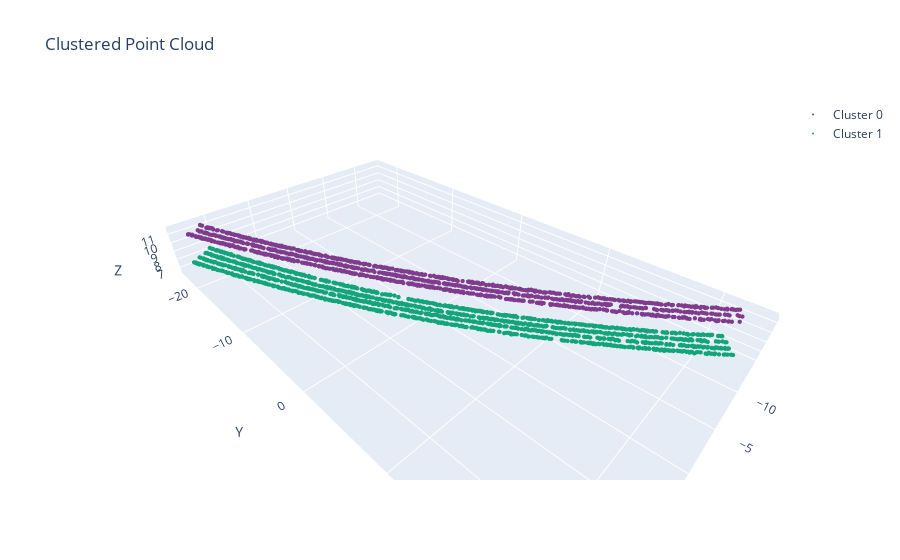

The cell this chart's notebook holds for it:
### Code cell
plot_clusters_3d(points3d, hdbscan_labels)

### Figure 1 — Plotly figure (JSON) as saved in the notebook; plotly's stock layout.template omitted (floating-point values rounded to 4 significant figures; data arrays with more than 128 entries replaced by an {"elided": "..."} marker saying what was removed)
{"data": [{"marker": {"color": "rgb(127, 60, 141)", "size": 1.5}, "mode": "markers", "name": "Cluster 0", "type": "scatter3d", "x": {"elided": "1230 float values"}, "y": {"elided": "1230 float values"}, "z": {"elided": "1230 float values"}}, {"marker": {"color": "rgb(17, 165, 121)", "size": 1.5}, "mode": "markers", "name": "Cluster 1", "type": "scatter3d", "x": {"elided": "1573 float values"}, "y": {"elided": "1573 float values"}, "z": {"elided": "1573 float values"}}], "layout": {"scene": {"aspectmode": "data", "xaxis": {"title": {"text": "X"}}, "yaxis": {"title": {"text": "Y"}}, "zaxis": {"title": {"text": "Z"}}}, "showlegend": true, "title": {"text": "Clustered Point Cloud"}}}
